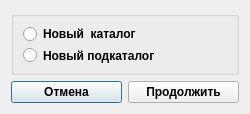
<?xml version="1.0" encoding="UTF-8"?>
<ui version="4.0">
 <class>NewItemDialog</class>
 <widget class="QDialog" name="NewItemDialog">
  <property name="windowModality">
   <enum>Qt::WindowModal</enum>
  </property>
  <property name="geometry">
   <rect>
    <x>0</x>
    <y>0</y>
    <width>250</width>
    <height>114</height>
   </rect>
  </property>
  <property name="sizePolicy">
   <sizepolicy hsizetype="Fixed" vsizetype="Fixed">
    <horstretch>0</horstretch>
    <verstretch>0</verstretch>
   </sizepolicy>
  </property>
  <property name="minimumSize">
   <size>
    <width>250</width>
    <height>114</height>
   </size>
  </property>
  <property name="maximumSize">
   <size>
    <width>250</width>
    <height>114</height>
   </size>
  </property>
  <property name="windowTitle">
   <string>Dialog</string>
  </property>
  <property name="modal">
   <bool>true</bool>
  </property>
  <layout class="QGridLayout" name="gridLayout_2">
   <item row="0" column="0" colspan="2">
    <widget class="QGroupBox" name="m_newChoose">
     <property name="title">
      <string/>
     </property>
     <property name="alignment">
      <set>Qt::AlignLeading|Qt::AlignLeft|Qt::AlignTop</set>
     </property>
     <property name="flat">
      <bool>false</bool>
     </property>
     <property name="checkable">
      <bool>false</bool>
     </property>
     <layout class="QGridLayout" name="gridLayout">
      <item row="0" column="0">
       <widget class="QRadioButton" name="radioNewCatalog">
        <property name="font">
         <font>
          <family>Arial</family>
          <pointsize>9</pointsize>
          <weight>75</weight>
          <bold>true</bold>
         </font>
        </property>
        <property name="text">
         <string>Новый  каталог</string>
        </property>
        <property name="iconSize">
         <size>
          <width>16</width>
          <height>16</height>
         </size>
        </property>
       </widget>
      </item>
      <item row="1" column="0">
       <widget class="QRadioButton" name="radioNewSubCatalog">
        <property name="font">
         <font>
          <family>Arial</family>
          <pointsize>9</pointsize>
          <weight>75</weight>
          <bold>true</bold>
         </font>
        </property>
        <property name="text">
         <string>Новый подкаталог</string>
        </property>
        <property name="iconSize">
         <size>
          <width>16</width>
          <height>16</height>
         </size>
        </property>
       </widget>
      </item>
     </layout>
    </widget>
   </item>
   <item row="4" column="0" colspan="2">
    <layout class="QHBoxLayout" name="hLayoutOkCancel">
     <item>
      <widget class="QPushButton" name="buttonCancel">
       <property name="font">
        <font>
         <family>Arial</family>
         <pointsize>9</pointsize>
         <weight>75</weight>
         <bold>true</bold>
        </font>
       </property>
       <property name="text">
        <string>Отмена</string>
       </property>
      </widget>
     </item>
     <item>
      <widget class="QPushButton" name="buttonSave">
       <property name="font">
        <font>
         <family>Arial</family>
         <pointsize>9</pointsize>
         <weight>75</weight>
         <bold>true</bold>
        </font>
       </property>
       <property name="text">
        <string>Продолжить</string>
       </property>
      </widget>
     </item>
    </layout>
   </item>
  </layout>
 </widget>
 <resources/>
 <connections/>
</ui>
